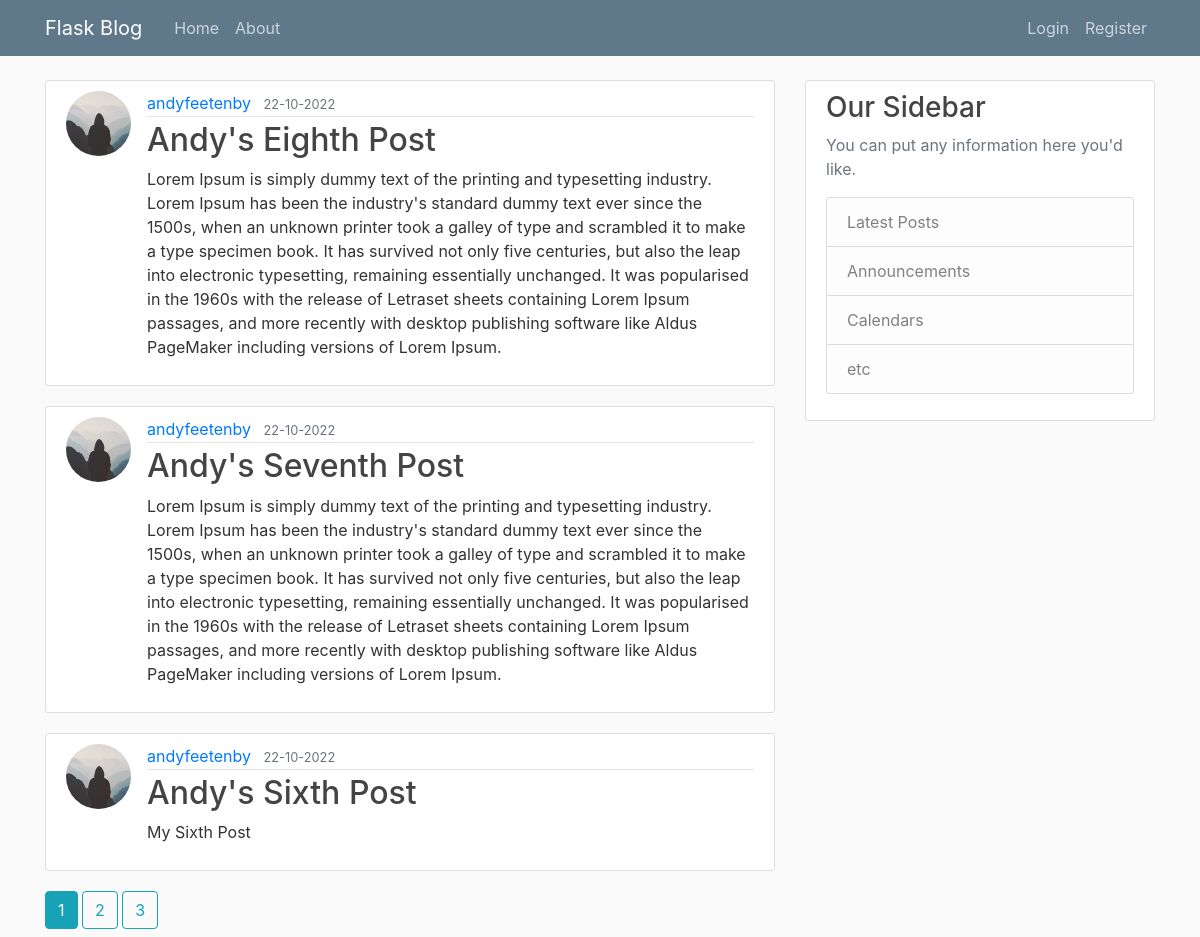
The page /home on the database its author committed.
### app/models.py (models this page shows, shortened)
class Post(db.Model):
  id              = db.Column(db.Integer, primary_key=True)
  title           = db.Column(db.String(100), nullable=False)
  date_posted     = db.Column(db.DateTime, nullable=False, default=datetime.utcnow)
  content         = db.Column(db.Text, nullable=False)
  user_id         = db.Column(db.Integer, db.ForeignKey('user.id'), nullable=False)

class User(db.Model, UserMixin):
  id              = db.Column(db.Integer, primary_key=True)
  username        = db.Column(db.String(20), unique=True, nullable=False)
  email           = db.Column(db.String(120), unique=True, nullable=False)
  image_file      = db.Column(db.String(20), nullable=False, default='default.jpg')
  password        = db.Column(db.String(60), nullable=False)
  posts           = db.relationship('Post', backref='author', lazy=True)

### app/views.py (the view)
@app.route("/")
@app.route("/home")
def home():
  page = request.args.get('page', 1, type=int)
  posts = Post.query.order_by(Post.date_posted.desc()).paginate(per_page=3, page = page)
  return render_template("public/home.html", posts = posts)

### app/templates/public/home.html (shortened to what this page needs)
{% extends 'public/templates/public_template.html' %}
{% block content %}
  {% for post in posts.items %}
  <article class="media content-section">
    <img src="{{ url_for('User.static', filename='profile_pics/' + post.author.image_file) }}" class="rounded-circle article-img">
    <div class="media-body">
      <div class="article-metadata">
        <a class="mr-2" href="#">{{ post.author.username }}</a>
        <small class="text-muted">{{ post.date_posted.strftime('%d-%m-%Y') }}</small>
      </div>
      <h2><a class="article-title" href="{{ url_for('Post.get', post_id=post.id) }}">{{ post.title }}</a></h2>
      <p class="article-content">{{ post.content }}</p>
    </div>
  </article>
  {% endfor %}
  {% for page_num in posts.iter_pages(left_edge=1, right_edge=1, left_current=1, right_current=2) %}
    {% if page_num %}
      {% if posts.page == page_num %}
        <a class="btn btn-info mb-2" href="{{ url_for('home', page=page_num) }}">{{ page_num }}</a>
      {% else %}
        <a class="btn btn-outline-info mb-2" href="{{ url_for('home', page=page_num) }}">{{ page_num }}</a>
      {% endif %}
    {% else %}
      ...
    {% endif %}
  {% endfor %}
{% endblock %}

### app/templates/public/templates/public_template.html (shortened to what this page needs)
<!doctype html>
<html lang="en">
  <head>
    <link rel="stylesheet" href="https://cdn.jsdelivr.net/npm/bootstrap@4.3.1/dist/css/bootstrap.min.css">
    <link rel="stylesheet" type="text/css"href="{{ url_for('static', filename='/css/style.css') }}">
  </head>
  <body>
    <header class="site-header">
      <nav class="navbar navbar-expand-md navbar-dark bg-steel fixed-top">
        <div class="container">
          <a class="navbar-brand mr-4" href="/">Flask Blog</a>
          <div class="collapse navbar-collapse" id="navbarToggle">
            <div class="navbar-nav mr-auto">
              <a class="nav-item nav-link" href="{{ url_for('home') }}">Home</a>
              <a class="nav-item nav-link" href="{{ url_for('about') }}">About</a>
            </div>
            <div class="navbar-nav">
              {% if current_user.is_authenticated %}
                <a class="nav-item nav-link" href="{{ url_for('Post.new') }}">New Post</a>
                <a class="nav-item nav-link" href="{{ url_for('User.account') }}">Account</a>
                <a class="nav-item nav-link" href="{{ url_for('User.logout') }}">Logout</a>
              {% else %}
                <a class="nav-item nav-link" href="{{ url_for('User.login') }}">Login</a>
                <a class="nav-item nav-link" href="{{ url_for('User.register') }}">Register</a>
              {% endif %}
            </div>
          </div>
        </div>
      </nav>
    </header>
    <main role="main" class="container">
      <div class="row">
        <div class="col-md-8">
          {% block content %}{% endblock %}
        </div>
        <div class="col-md-4">
          <div class="content-section">
            <h3>Our Sidebar</h3>
            <p class='text-muted'>You can put any information here you'd like.
              <ul class="list-group">
                <li class="list-group-item list-group-item-light">Latest Posts</li>
                <li class="list-group-item list-group-item-light">Announcements</li>
                <li class="list-group-item list-group-item-light">Calendars</li>
                <li class="list-group-item list-group-item-light">etc</li>
              </ul>
            </p>
          </div>
        </div>
      </div>
    </main>
  </body>
</html>

### app/static/css/style.css (style rules this page uses)
body { background: #fafafa; color: #333333; margin-top: 5rem; }
h1, h2, h3, h4, h5, h6 { color: #444444; }
.bg-steel { background-color: #5f788a; }
.site-header .navbar-nav .nav-link { color: #cbd5db; }
.content-section { background: #ffffff; padding: 10px 20px; border: 1px solid #dddddd; border-radius: 3px; margin-bottom: 20px; }
.article-title { color: #444444; }
.article-content { white-space: pre-line; }
.article-img { height: 65px; width: 65px; margin-right: 16px; }
.article-metadata { padding-bottom: 1px; margin-bottom: 4px; border-bottom: 1px solid #e3e3e3 }

### rows shown on the page
Post: image_file (placeholder picture), author.username "andyfeetenby", date_posted "22-10-2022", title "Andy's Eighth Post", content "Lorem Ipsum is simply dummy text of the printing and typesetting industry. Lorem Ipsum has been the industry's standard dummy text ever since the 1500s, when an unknown printer took a galley of type and scrambled it to make a type specimen book. It has survived not only five centuries, but also the leap into electronic typesetting, remaining essentially unchanged. It was popularised in the 1960s with the release of Letraset sheets containing Lorem Ipsum passages, and more recently with desktop publishing software like Aldus PageMaker including versions of Lorem Ipsum."
Post: image_file (placeholder picture), author.username "andyfeetenby", date_posted "22-10-2022", title "Andy's Seventh Post", content "Lorem Ipsum is simply dummy text of the printing and typesetting industry. Lorem Ipsum has been the industry's standard dummy text ever since the 1500s, when an unknown printer took a galley of type and scrambled it to make a type specimen book. It has survived not only five centuries, but also the leap into electronic typesetting, remaining essentially unchanged. It was popularised in the 1960s with the release of Letraset sheets containing Lorem Ipsum passages, and more recently with desktop publishing software like Aldus PageMaker including versions of Lorem Ipsum."
Post: image_file (placeholder picture), author.username "andyfeetenby", date_posted "22-10-2022", title "Andy's Sixth Post", content "My Sixth Post"

### other values the page prints
{{ page_num }} "1"
{{ page_num }} "2" "3"
